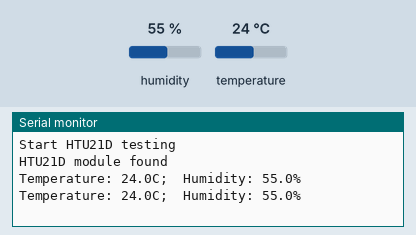
Recording of a sketch running on a simulated Arduino Uno, built with avr-gcc and run on an emulated ATmega328P. Parts: the last lines printed to the serial monitor. The inputs (shaded band) are chosen by the test bench; at power-on: humidity 55 %, temperature 24 °C.

Above: at 1.2 s.
1.3 s: humidity set to 22 %
At 2.6 s:
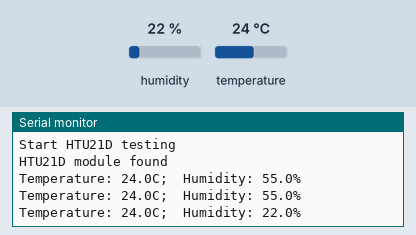
2.8 s: temperature set to 12 °C
At 4.0 s:
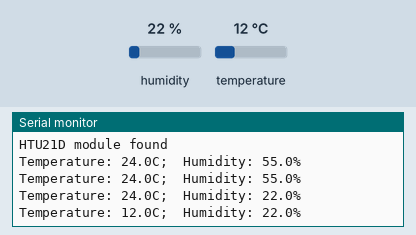
4.3 s: humidity set to 40 %
At 4.3 s:
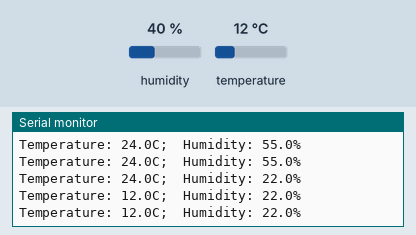
Timing chart, 0 to 7.3 s (numbered marks = the images above; inputs shaded):
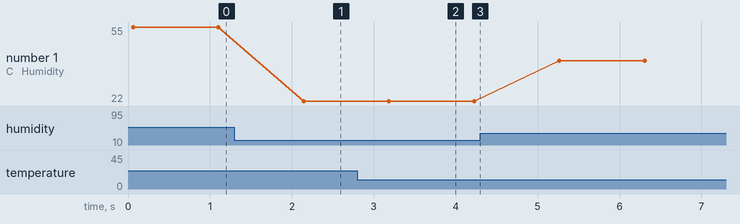

The sketch:

TestTemperature.ino
```cpp
/*
 * This program tests HTU21D temperature & humidity sensor.
 * The library is taken from the following repo:
 * - https://github.com/sparkfun/SparkFun_HTU21D_Breakout_Arduino_Library
 *
 * This program prints the temperature & humidity on the serial monitor.
 * The sensor uses I2C.
 * If no sensor is detected, it prints 998.
 * If data is corrupted (i.e. CRC failed), it prints 999.
 */

#include "SparkFunHTU21D.h"

// create a sensor object
HTU21D sensorHTU21D;
bool htu21dFound = false;

void setup()
{
  Serial.begin(9600);
  Serial.println("Start HTU21D testing");
  sensorHTU21D.begin();

  // test if HTU21D module is present
  if (sensorHTU21D.readTemperature()==998)
  {
    Serial.println("HTU21D module not found");
  }
  else
  {
    htu21dFound = true;
    Serial.println("HTU21D module found");
  }
}

void loop()
{
  if (htu21dFound)
  {
    float humdity = sensorHTU21D.readHumidity();
    float temperature = sensorHTU21D.readTemperature();

    Serial.print("Temperature: ");
    Serial.print(temperature, 1);
    Serial.print("C;\t");
    Serial.print("Humidity: ");
    Serial.print(humdity, 1);
    Serial.println("%");
    delay(1000);
  }
}
```

Measured:
- after the input at 1.3 s, the serial monitor: prints a new line after 0.84 s (image 1)
- after the input at 2.8 s, the serial monitor: prints a new line after 0.38 s (image 2)
- plotted number 1: 55 → 22 after the input at 1.3 s, 22 → 40 after the input at 4.3 s
